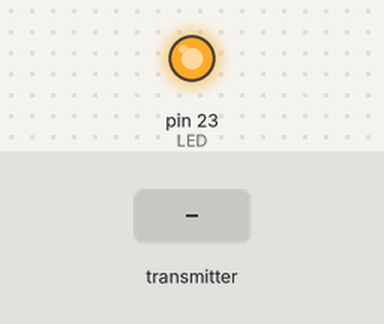
Bench run of a sketch on a simulated Arduino Mega 2560, built with avr-gcc and run on an emulated ATmega2560. On the bench: output pins drawn as LEDs (lit = HIGH). The test bench sets the inputs (shaded band).

Above: at 1.2 s.
1.3 s: the transmitter starts sending readChannel.0 = 1000
4.3 s: the transmitter starts sending readChannel.2 = 2000
7.3 s: the transmitter starts sending readChannel.1 = 1000
At 9.4 s:
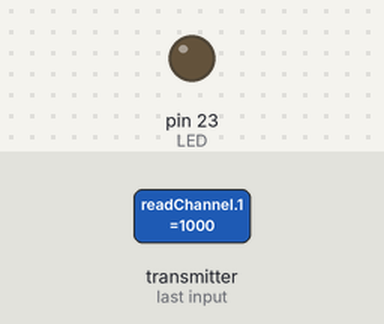
9.5 s: the transmitter starts sending readChannel.0 = 1250
At 11.3 s:
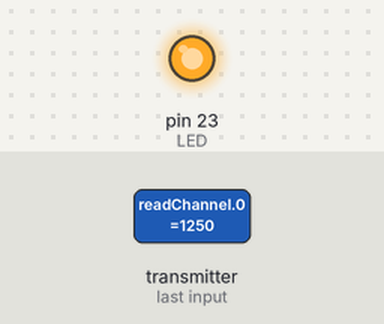
Timing chart, 0 to 13.0 s (numbered marks = the images above; inputs shaded):
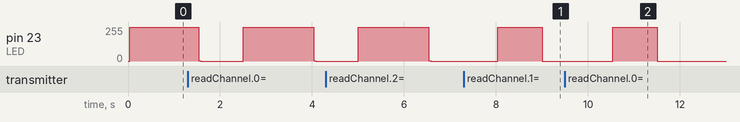

The sketch:

RC_Controller.ino
```cpp
#include <SPI.h>
#include "IBusBM.h"
#include "mcp_can.h"

#include "lookup.c"

#define CAN_500KBPS 16    // CAN baud rate
#define SPI_CS_PIN  17    // OK for Leonardo CAN board
#define LED 23            // LED pin to show program active

// #define SERIAL_DEBUG true   // set this to enable the serial port for debugging, NOTE: the code will not run if serial enabled but not connected
// bool SERIAL_DEBUG = true;
bool SERIAL_DEBUG = false;

MCP_CAN CAN(SPI_CS_PIN);    // Set CS pin
IBusBM IBus;

void setup()
{
  pinMode(LED, OUTPUT);

  if(SERIAL_DEBUG) { Serial.begin(115200); delay(500); }

  while(CAN_OK != CAN.begin(CAN_500KBPS))
  {
    if(SERIAL_DEBUG == true) { Serial.println("CAN BUS FAIL!"); }
    delay(100);
  }

  if(SERIAL_DEBUG == true) { Serial.println("CAN BUS OK!"); }

  IBus.begin(Serial1);  // OK for Leonardo CAN board without specifying pins
  if(SERIAL_DEBUG == true) { Serial.println("Start iBUS monitor"); }
}

const int16_t Steer_X[9] = {1000, 1125, 1250, 1490, 1500, 1510, 1750, 1875, 2000};	// iBUS 1000->2000
const int16_t Steer_Y[9] = {1000, 500,  250,  0,    0,    0,    -250, -500, -1000};
const uint16_t Steer_N = sizeof(Steer_X)/sizeof(Steer_X[0]);

const int16_t Torque_X[7] = {1000, 1125, 1250, 1500, 1750, 1875, 2000};	// iBUS 1000->2000
const int16_t Torque_Y[7] = {-100, -50,  -25,  0,    25,   50,   100};
const uint16_t Torque_N = sizeof(Torque_X)/sizeof(Torque_X[0]);

const unsigned long frameRepetitionTime = 5;  // repetition rate of the frame in ms
unsigned long previousTime;                    // last time for frame rate calcs

bool led = true;

byte CustomerControl1[8];
byte CustomerControl2[8];
byte count = 0;  // rolling counter for alive signal

int RollValue = 1500;
int PitchValue = 1500;
int YawValue = 1500;
int ThrottleValue = 1500;
int VrAValue = 1500;
int VrBValue = 1500;
int SwAValue = 1500;
int SwBValue = 1500;
int SwCValue = 1500;
int SwDValue = 1500;

int ControlMode = 0;

int16_t SteerScaler = 100;
int16_t SteerRate = 100;
int16_t SteerValue = 0;
int16_t TorqueValue = 0;
int16_t SteerValue_prev = 0;
int16_t SteerValueScaled = 0;
int16_t TorqueValueScaled = 0;
int8_t SteerValueScaled_8 = 0;

void loop()
{
  unsigned long currentTime = millis();   // grab the current time

  if(currentTime-previousTime >= frameRepetitionTime) {

    UpdateValues();

    switch (ControlMode) {
      default :
      case 0 : {
        SteerScaler = (VrBValue - 1000) / 10; if(SteerScaler < 10) { SteerScaler = 10; }  if(SteerScaler > 100) { SteerScaler = 100; }
        SteerRate = (VrAValue - 1000) / 10; if(SteerRate < 2) { SteerRate = 2; }  if(SteerRate > 100) { SteerRate = 100; }
        SteerValue = lookup_s16_s16(RollValue, Steer_X, Steer_Y, Steer_N);
        TorqueValue = lookup_s16_s16(ThrottleValue, Torque_X, Torque_Y, Torque_N);
        SteerValueScaled = scaleValue(SteerValue,SteerScaler);
        if(SteerValueScaled > (SteerValue_prev + SteerRate)) { SteerValueScaled = SteerValue_prev + SteerRate; }
        if(SteerValueScaled < (SteerValue_prev - SteerRate)) { SteerValueScaled = SteerValue_prev - SteerRate; }
        SteerValue_prev = SteerValueScaled;
        SteerValueScaled_8 = (byte)(SteerValueScaled / 10);
        CustomerControl1[2]= SteerValueScaled_8;
        CustomerControl1[3]= (byte)TorqueValue;
        break;
      }
      case 1 : {
        break;
      }
      case 2 : {
        break;
      }
      case 3 : {
        break;
      }
      case 4 : {
        break;
      }
      case 5 : {
        break;
      }
    }

    CustomerControl1[1] = count++;
    CustomerControl1[4] = 0;
    CustomerControl1[5] = 0;
    CustomerControl1[6] = 0;
    CustomerControl1[7] = 0;

    if(SwDValue > 1500) { CustomerControl1[7] += 0x11; }

    //CustomerControl1[0] = Compute_CRC8(CustomerControl1);

		CustomerControl1[0] = CRC_calc(&CustomerControl1[0]);

    CAN.sendMsgBuf(0x101, 0, 8, CustomerControl1 ); // send the CAN message

    previousTime = currentTime; // set previous time for next timer loop
  }  // if currentTime-previousTime

  if(0 == currentTime % 500) {
    led = !led;
  }

  digitalWrite(LED,led);
}  // loop

void UpdateValues() {
    RollValue = IBus.readChannel(0);
    PitchValue = IBus.readChannel(1);
    ThrottleValue = IBus.readChannel(2);
    YawValue = IBus.readChannel(3);
    VrAValue = IBus.readChannel(4);
    VrBValue = IBus.readChannel(5);
    SwAValue = IBus.readChannel(6);
    SwBValue = IBus.readChannel(7);
    SwCValue = IBus.readChannel(8);
    SwDValue = IBus.readChannel(9);

    if(SwBValue < 1500) {
      if(SwCValue < 1250) {
        ControlMode = 0;
      } else if(SwCValue < 1750) {
        ControlMode = 1;
      } else {
        ControlMode = 2;
      }
    } else {
      if(SwCValue < 1250) {
        ControlMode = 3;
      } else if(SwCValue < 1750) {
        ControlMode = 4;
      } else {
        ControlMode = 5;
      }
    }

    if(SERIAL_DEBUG == true) {
      for (int i=0; i<10 ; i++) {
        Serial.print(IBus.readChannel(i)); Serial.print(" ");
      }
      Serial.print(ControlMode); Serial.print(" ");
      Serial.print(SteerValue); Serial.print(" ");
      Serial.print(TorqueValue); Serial.print(" ");
      Serial.print(SteerScaler); Serial.print(" ");
      Serial.print(SteerRate); Serial.print(" ");
      Serial.print(SteerValueScaled); Serial.print(" ");
      // Serial.print(SteerValueScaled_8); Serial.print(" ");
      Serial.print(TorqueValueScaled); Serial.print(" ");
      Serial.println();
    }
}

int16_t scaleValue(int16_t value, int16_t scaler) { // -100 to 100, scaled 10 to 100%
  int16_t value_scaled = ((int32_t)value * scaler) / 100; // -10000 to 10000 max
  return value_scaled;
}

const uint8_t crc8_data[256] =
{
	0x00,0x1d,0x3a,0x27,0x74,0x69,0x4e,0x53,0xe8,0xf5,0xd2,0xcf,0x9c,0x81,0xa6,0xbb,
	0xcd,0xd0,0xf7,0xea,0xb9,0xa4,0x83,0x9e,0x25,0x38,0x1f,0x02,0x51,0x4c,0x6b,0x76,
	0x87,0x9a,0xbd,0xa0,0xf3,0xee,0xc9,0xd4,0x6f,0x72,0x55,0x48,0x1b,0x06,0x21,0x3c,
	0x4a,0x57,0x70,0x6d,0x3e,0x23,0x04,0x19,0xa2,0xbf,0x98,0x85,0xd6,0xcb,0xec,0xf1,
	0x13,0x0e,0x29,0x34,0x67,0x7a,0x5d,0x40,0xfb,0xe6,0xc1,0xdc,0x8f,0x92,0xb5,0xa8,
	0xde,0xc3,0xe4,0xf9,0xaa,0xb7,0x90,0x8d,0x36,0x2b,0x0c,0x11,0x42,0x5f,0x78,0x65,
	0x94,0x89,0xae,0xb3,0xe0,0xfd,0xda,0xc7,0x7c,0x61,0x46,0x5b,0x08,0x15,0x32,0x2f,
	0x59,0x44,0x63,0x7e,0x2d,0x30,0x17,0x0a,0xb1,0xac,0x8b,0x96,0xc5,0xd8,0xff,0xe2,
	0x26,0x3b,0x1c,0x01,0x52,0x4f,0x68,0x75,0xce,0xd3,0xf4,0xe9,0xba,0xa7,0x80,0x9d,
	0xeb,0xf6,0xd1,0xcc,0x9f,0x82,0xa5,0xb8,0x03,0x1e,0x39,0x24,0x77,0x6a,0x4d,0x50,
	0xa1,0xbc,0x9b,0x86,0xd5,0xc8,0xef,0xf2,0x49,0x54,0x73,0x6e,0x3d,0x20,0x07,0x1a,
	0x6c,0x71,0x56,0x4b,0x18,0x05,0x22,0x3f,0x84,0x99,0xbe,0xa3,0xf0,0xed,0xca,0xd7,
	0x35,0x28,0x0f,0x12,0x41,0x5c,0x7b,0x66,0xdd,0xc0,0xe7,0xfa,0xa9,0xb4,0x93,0x8e,
	0xf8,0xe5,0xc2,0xdf,0x8c,0x91,0xb6,0xab,0x10,0x0d,0x2a,0x37,0x64,0x79,0x5e,0x43,
	0xb2,0xaf,0x88,0x95,0xc6,0xdb,0xfc,0xe1,0x5a,0x47,0x60,0x7d,0x2e,0x33,0x14,0x09,
	0x7f,0x62,0x45,0x58,0x0b,0x16,0x31,0x2c,0x97,0x8a,0xad,0xb0,0xe3,0xfe,0xd9,0xc4
};

static uint8_t CRC_calc(byte* bytes) {
	uint8_t data = 0xFF;

	data = crc8_data[data ^ bytes[1]];
	data = crc8_data[data ^ bytes[2]];
	data = crc8_data[data ^ bytes[3]];
	data = crc8_data[data ^ bytes[4]];
	data = crc8_data[data ^ bytes[5]];
	data = crc8_data[data ^ bytes[6]];
	data = crc8_data[data ^ bytes[7]];

	return(data);
}
```

Measured:
- after the input at 7.3 s, pin 23 (LED): 0/255 → 255/255 after 0.74 s, → 0/255 0.96 s later
- after the input at 9.5 s, pin 23 (LED): 0/255 → 255/255 after 1.0 s, → 0/255 0.96 s later
